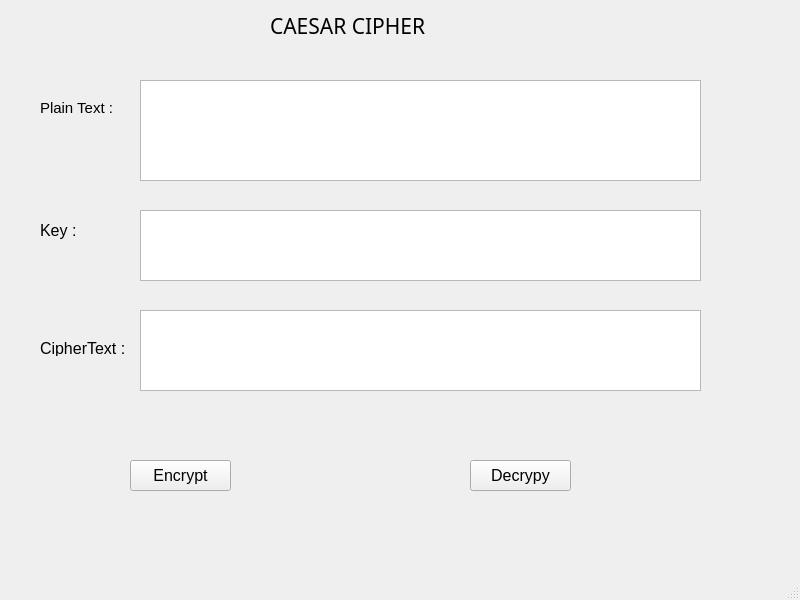
<?xml version="1.0" encoding="UTF-8"?>
<ui version="4.0">
 <class>MainWindow</class>
 <widget class="QMainWindow" name="MainWindow">
  <property name="geometry">
   <rect>
    <x>0</x>
    <y>0</y>
    <width>800</width>
    <height>600</height>
   </rect>
  </property>
  <property name="font">
   <font>
    <pointsize>12</pointsize>
   </font>
  </property>
  <property name="windowTitle">
   <string>MainWindow</string>
  </property>
  <widget class="QWidget" name="centralwidget">
   <widget class="QLabel" name="label">
    <property name="geometry">
     <rect>
      <x>270</x>
      <y>15</y>
      <width>221</width>
      <height>21</height>
     </rect>
    </property>
    <property name="font">
     <font>
      <family>Revit_HEB_DWG</family>
      <pointsize>16</pointsize>
     </font>
    </property>
    <property name="text">
     <string>CAESAR CIPHER</string>
    </property>
   </widget>
   <widget class="QLabel" name="label_2">
    <property name="geometry">
     <rect>
      <x>40</x>
      <y>100</y>
      <width>81</width>
      <height>16</height>
     </rect>
    </property>
    <property name="font">
     <font>
      <pointsize>11</pointsize>
     </font>
    </property>
    <property name="text">
     <string>Plain Text :</string>
    </property>
   </widget>
   <widget class="QLabel" name="label_3">
    <property name="geometry">
     <rect>
      <x>40</x>
      <y>220</y>
      <width>47</width>
      <height>21</height>
     </rect>
    </property>
    <property name="text">
     <string>Key :</string>
    </property>
   </widget>
   <widget class="QLabel" name="label_4">
    <property name="geometry">
     <rect>
      <x>40</x>
      <y>340</y>
      <width>101</width>
      <height>16</height>
     </rect>
    </property>
    <property name="text">
     <string>CipherText : </string>
    </property>
   </widget>
   <widget class="QPlainTextEdit" name="txt_plain_text">
    <property name="geometry">
     <rect>
      <x>140</x>
      <y>80</y>
      <width>561</width>
      <height>101</height>
     </rect>
    </property>
   </widget>
   <widget class="QTextEdit" name="txt_key">
    <property name="geometry">
     <rect>
      <x>140</x>
      <y>210</y>
      <width>561</width>
      <height>71</height>
     </rect>
    </property>
   </widget>
   <widget class="QPlainTextEdit" name="txt_cipher_text">
    <property name="geometry">
     <rect>
      <x>140</x>
      <y>310</y>
      <width>561</width>
      <height>81</height>
     </rect>
    </property>
   </widget>
   <widget class="QPushButton" name="btn_encrypt">
    <property name="geometry">
     <rect>
      <x>130</x>
      <y>460</y>
      <width>101</width>
      <height>31</height>
     </rect>
    </property>
    <property name="text">
     <string>Encrypt</string>
    </property>
   </widget>
   <widget class="QPushButton" name="btn_decrypt">
    <property name="geometry">
     <rect>
      <x>470</x>
      <y>460</y>
      <width>101</width>
      <height>31</height>
     </rect>
    </property>
    <property name="text">
     <string>Decrypy</string>
    </property>
   </widget>
  </widget>
  <widget class="QMenuBar" name="menubar">
   <property name="geometry">
    <rect>
     <x>0</x>
     <y>0</y>
     <width>800</width>
     <height>27</height>
    </rect>
   </property>
  </widget>
  <widget class="QStatusBar" name="statusbar"/>
 </widget>
 <resources/>
 <connections/>
</ui>
